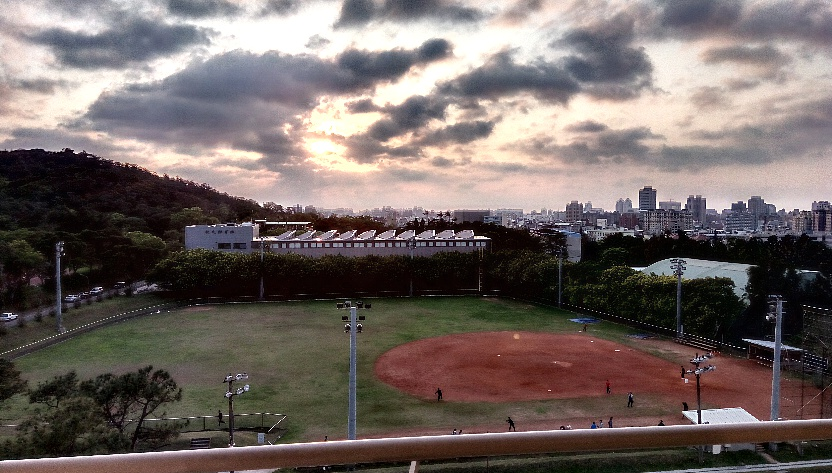
#> input picture sample/BFIMAG0222.jpg, 832 x 473 px
$ python -i photo.py   (imports and definitions only)   (older library calls are emulated)
#> lines starting #> are read from the running program, lines starting #| are printed output that depends on the picture
#> further down, picture is the input picture: shape (473, 832, 3); mean B, G, R 100, 102.9, 113.6
import cv2
import numpy as np

from l0_gradient.l0_gradient_minimization import l0_gradient_minimization_2d


class Photo():

    input_dir = 'input/'
    output_dir = 'output/'

    methods = {
        'BF': {
            'func': cv2.bilateralFilter,
            'args': {'d': 9, 'sigmaColor': 9, 'sigmaSpace': 50}
        },
        'L0': {
            'func': l0_gradient_minimization_2d,
            'args': {'lmd': 0.02, 'beta_max': 1.0e5, 'beta_rate': 2.0}
        }
    }

    def __init__(self, filename, scale=None):
        self.filename = filename
        self.img = self.load_img(self.input_dir + filename, scale)
        self.normalize()

    def get_algo(self, method):
        algo = self.methods[method]
        return algo['func'], algo['args']

    def spilt_layers(self, method='BF'):
        func, kwargs = self.get_algo(method)
        base = func(self.img, **kwargs)
        detail = self.img - base
        base = self.img - detail
        return base, detail

    def load_img(self, filepath, scale):
        img = cv2.imread(filepath)
        if scale:
            h, w = np.dot(img.shape[:2], scale).astype(np.int)
            img = cv2.resize(img, (w, h))
        return img

    def normalize(self):
        self.img = np.array(self.img, dtype=np.float32)
        self.img /= 255

    def save_img(self, data, method_name='BF'):
        return cv2.imwrite(self.output_dir + method_name + self.filename, data)


def adjust_gamma(img, gamma=1.0):
    return img ** (1.0 / gamma)


def clach(img):
    ''' Contrast Limited Adaptive Histogram Equalization '''
    ycc = cv2.cvtColor(img.astype('float32'), cv2.COLOR_BGR2YCR_CB)
#> ycc: shape (473, 832, 3) float32; mean of channels 0, 1, 2 105.8, 6.1, -2.8
    clahe = cv2.createCLAHE(clipLimit=1.2, tileGridSize=(8, 8))
    y = ycc[:, :, 0].clip(0, 1)
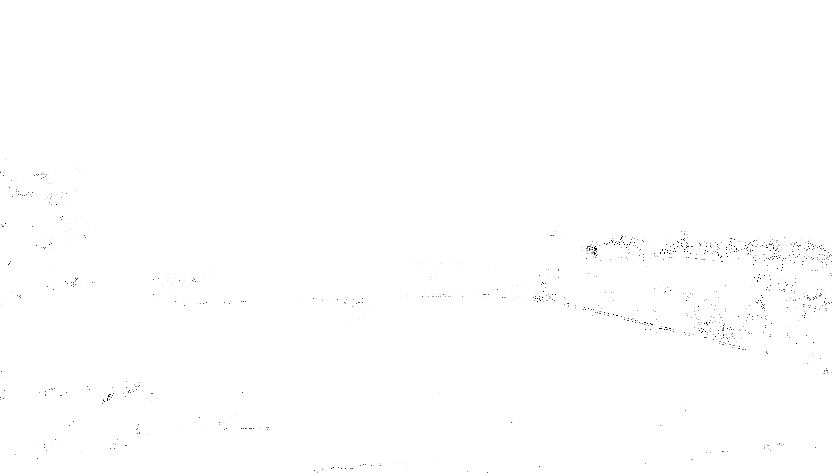
#> y: shape (473, 832) float32; min 0, max 1, mean 0.998
    ycc[:, :, 0] = clahe.apply((y * 255).astype('uint8')).astype('float32') / 255
#> ycc: shape (473, 832, 3) float32; mean of channels 0, 1, 2 1, 6.1, -2.8
    return cv2.cvtColor(ycc, cv2.COLOR_YCR_CB2BGR)
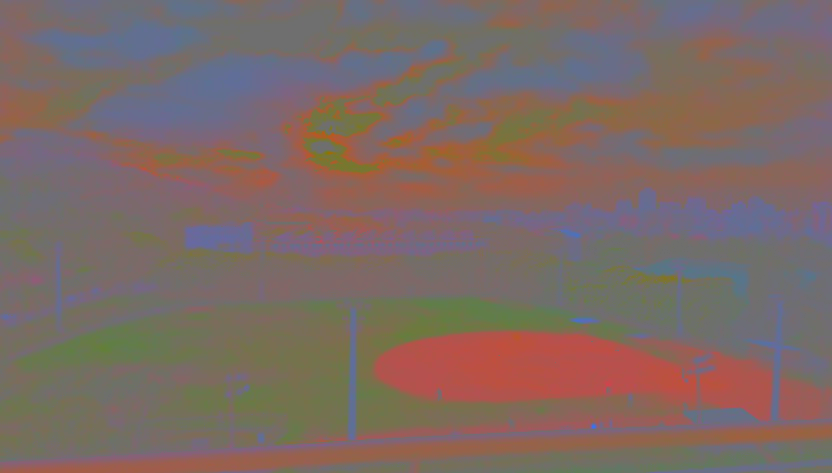
#> returned value: shape (473, 832, 3) float32; mean B, G, R -4.8, -1.9, 8.9; drawn with min black and max white

>>> import cv2
>>> picture = cv2.imread('sample/BFIMAG0222.jpg')
>>> result = clach(picture)

$ run again, on sample/BFIMAG0237.jpg
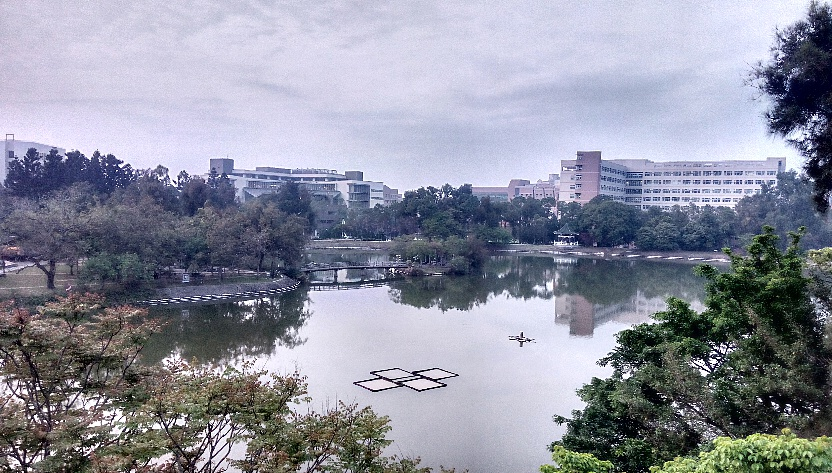
#> input picture sample/BFIMAG0237.jpg, 832 x 473 px
#> picture is the input picture: shape (473, 832, 3); mean B, G, R 158.7, 144.1, 141.6
#> in clach, `y = ycc[:, :, 0].clip(0, 1)`:
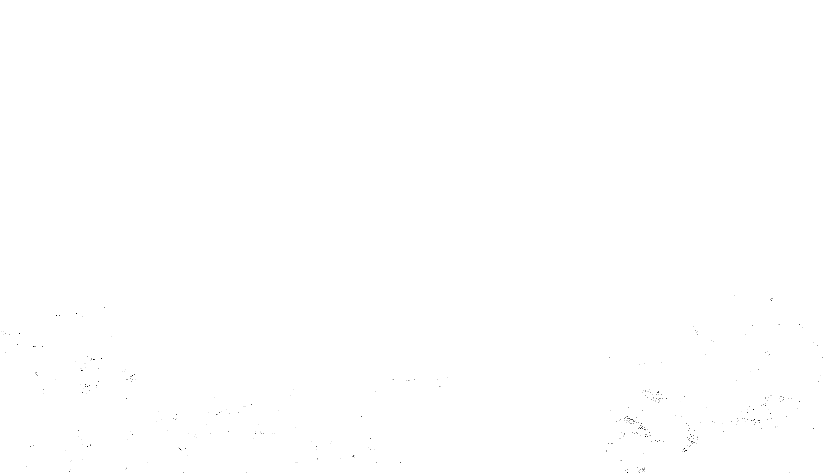
#> y: shape (473, 832) float32; min 0, max 1, mean 1
#> in clach, `return cv2.cvtColor(ycc, cv2.COLOR_YCR_CB2BGR)`:
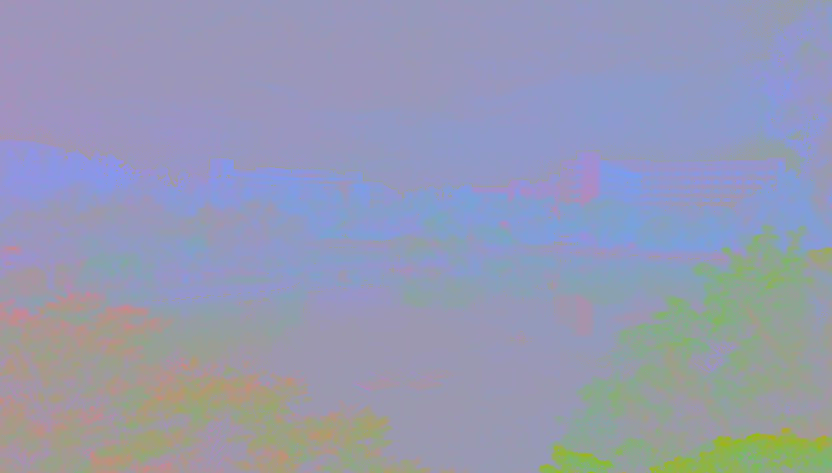
#> returned value: shape (473, 832, 3) float32; mean B, G, R 14.7, 0.1, -2.4; drawn with min black and max white
